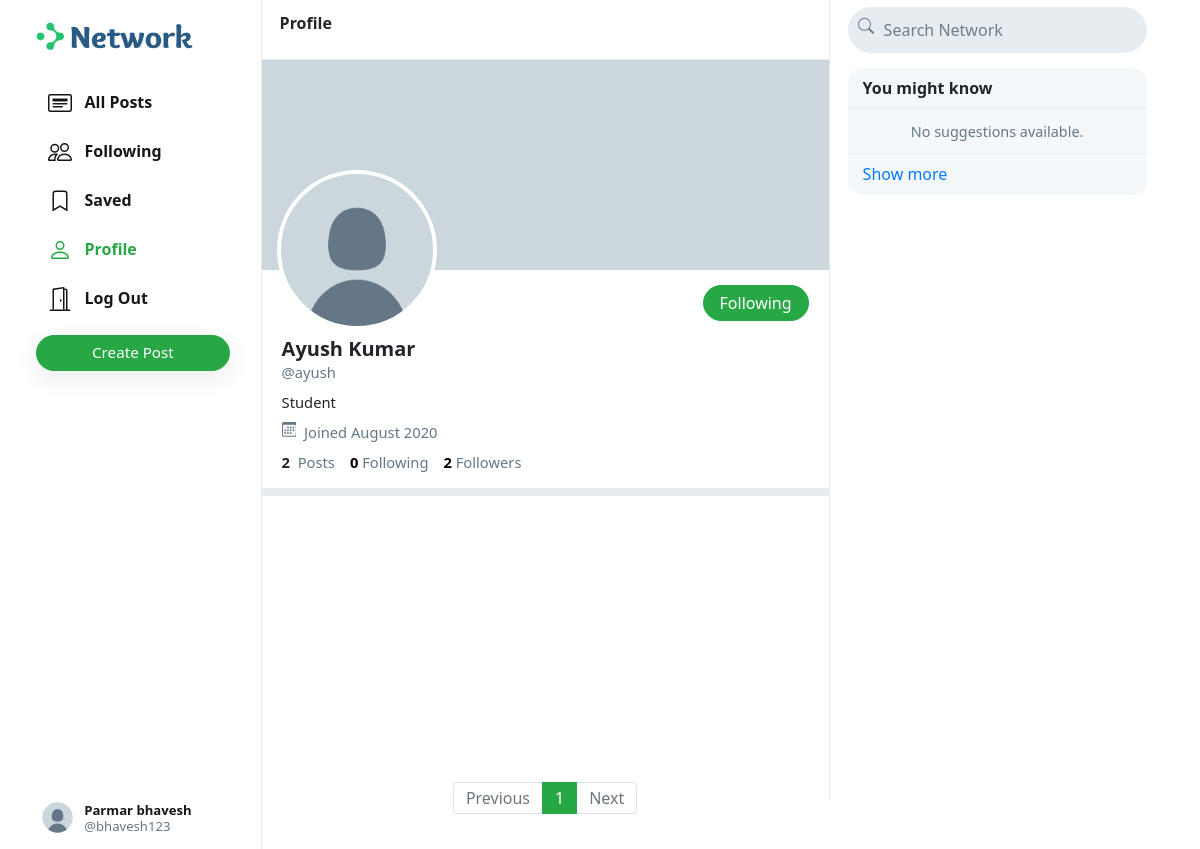
The app's page /ayush (signed in) with its own data.
### network/models.py (models this page shows, shortened)
class User(AbstractUser):
    profile_pic = models.ImageField(upload_to='profile_pic/')
    bio = models.TextField(max_length=160, blank=True, null=True)
    cover = models.ImageField(upload_to='covers/', blank=True)

### network/views.py (the view)
# urls.py: path("<str:username>", views.profile, name='profile'),
def profile(request, username):
    user = User.objects.get(username=username)
    all_posts = Post.objects.filter(creater=user).order_by('-date_created')
    paginator = Paginator(all_posts, 10)
    page_number = request.GET.get('page')
    if page_number == None:
        page_number = 1
    posts = paginator.get_page(page_number)
    followings = []
    suggestions = []
    follower = False
    if request.user.is_authenticated:
        followings = Follower.objects.filter(followers=request.user).values_list('user', flat=True)
        suggestions = User.objects.exclude(pk__in=followings).exclude(username=request.user.username).order_by("?")[:6]
        if request.user in Follower.objects.get(user=user).followers.all():
            follower = True
    follower_count = Follower.objects.get(user=user).followers.all().count()
    following_count = Follower.objects.filter(followers=user).count()
    return render(request, 'network/profile.html', {
        "username": user,
        "posts": posts,
        "posts_count": all_posts.count(),
        "suggestions": suggestions,
        "page": "profile",
        "is_follower": follower,
        "follower_count": follower_count,
        "following_count": following_count
    })

### network/templates/network/profile.html (shortened to what this page needs)
{% extends 'network/index.html' %} {% load static %} {% block profile %}
<div class="profile-view" data-user="{{username.username}}">
  <div class="cover-image" style="background-image: url(/media/{{username.cover}})"></div>
  <div class="profile-image" style="background-image: url(/media/{{username.profile_pic}})"></div>
  <div class="profile-details">
    <div>
      {% if user.username == username.username %}
      <button class="btn btn-outline-success float-right" id="edit-profile-btn">
        Edit Profile
      </button>
      {% elif is_follower %}
      <button
        class="btn btn-success float-right"
        onclick="unfollow_user(this,'{{username.username}}','edit_page')"
        id="following-btn">
        Following
      </button>
      {% endif %}
    </div>
    <div class="details-data">
      <h5>{{username.first_name}} {{username.last_name}}</h5>
      <div class="grey">@{{username.username}}</div>
      <div class="bio">{% if username.bio is not None %} {{username.bio}} {% endif %}</div>
      <div class="grey" style="padding: 8px 0px">
        &nbsp;Joined {{username.date_joined | date:"F Y"}}
      </div>
      <div>
        <strong> {{posts_count}} </strong>
        &nbsp;<span class="grey">Posts</span>
        <a href="<str:username/following/">
          <strong id="following__count">{{following_count | default:0}}</strong>&nbsp;<span
            class="grey"
            >Following</span
          >
        </a>
        <a href="#">
          <strong id="follower__count">{{follower_count | default:0}}</strong>&nbsp;<span
            class="grey"
            >Followers</span
          >
        </a>
      </div>
    </div>
  </div>
</div>
<div class="space"></div>
{% endblock %}

### network/templates/network/index.html (shortened to what this page needs)
{% extends "network/layout.html" %}
{% load static %}
{% block body %}
    <div class="main-div">
        <div class="left-div">
            <nav class="head heading">
                {% if page == 'all_posts' %}
                    All Posts
                {% elif page == 'following' %}
                    Following
                {% elif page == 'saved' %}
                    Saved
                {% elif page == 'profile' %}
                    Profile
                {% else %}
                    Explore
                {% endif %}
            </nav>
            <div class="left-div-content">
                <div class="posts-view">
                    {% block profile %}
                    {% endblock %}
                    <div class="main-div-content">
                        <nav aria-label="Page navigation example" class="pagination-bar">
                            <ul class="pagination justify-content-center">
                                {% if posts.has_previous %}
                                    <li class="page-item">
                                        <a class="page-link" href="?page={{ posts.previous_page_number | default:1}}" tabindex="-1" aria-disabled="true">Previous</a>
                                    </li>
                                {% else %}
                                    <li class="page-item disabled">
                                        <a class="page-link" href="" tabindex="-1" aria-disabled="true">Previous</a>
                                    </li>
                                {% endif %}
                                {% for each in posts.paginator.page_range %}
                                    {% if each == posts.number %}
                                        <li class="page-item active"><a class="page-link" href="?page={{each}}">{{each}}</a></li>
                                    {% else %}
                                        <li class="page-item"><a class="page-link" href="?page={{each}}">{{each}}</a></li>
                                    {% endif %}
                                {% endfor %}
                                {% if posts.has_next %}
                                    <li class="page-item">
                                        <a class="page-link" href="?page={{ posts.next_page_number }}">Next</a>
                                    </li>
                                {% else %}
                                    <li class="page-item disabled">
                                        <a class="page-link" href="">Next</a>
                                    </li>
                                {% endif %}
                            </ul>
                          </nav>
                    </div>
                </div>
            </div>
        </div>
    </div>
{% endblock %}

### network/templates/network/layout.html (shortened to what this page needs)
{% load static %}
<!DOCTYPE html>
<html lang="en">
    <head>
        <link rel="stylesheet" href="https://stackpath.bootstrapcdn.com/bootstrap/4.4.1/css/bootstrap.min.css">
        <link href="{% static 'network/styles.css' %}" rel="stylesheet">
    </head>
    <body>
        <div class="body" data-page="{{page}}">
            <div class="sidenav">
                <a href="{% url 'index' %}" class="navbar-brand">
                    <img src="{% static 'network/Images/logo.png' %}" height="31px">
                </a>
                <div style="height: 100%;">
                    <div>
                        <div>
                            <ul>
                                <li class="nav-item" id="all_posts">
                                <a href="{% url 'index' %}" class="nav-link">
                                    <div>
                                        &nbsp;&nbsp;All Posts
                                    </div>
                                </a>
                                </li>
                                {% if user.is_authenticated %}
                                    <li class="nav-item" id="following">
                                        <a href="{% url 'following' %}" class="nav-link">
                                            <div>
                                                &nbsp;&nbsp;Following
                                            </div>
                                        </a>
                                    </li>
                                    <li class="nav-item" id="saved">
                                        <a href="{% url 'saved' %}" class="nav-link">
                                            <div>
                                                <svg width="1.5em" height="1.5em" viewBox="0 0 16 16" class="bi bi-bookmark" fill="currentColor" xmlns="http://www.w3.org/2000/svg">
                                                    <path fill-rule="evenodd" d="M8 12l5 3V3a2 2 0 0 0-2-2H5a2 2 0 0 0-2 2v12l5-3zm-4 1.234l4-2.4 4 2.4V3a1 1 0 0 0-1-1H5a1 1 0 0 0-1 1v10.234z"/>
                                                  </svg>
                                                &nbsp;&nbsp;Saved
                                            </div>
                                        </a>
                                    </li>
                                    <li class="nav-item" id="profile">
                                        <a href="{% url 'profile' user.username %}" class="nav-link">
                                            <div>
                                                &nbsp;&nbsp;Profile
                                            </div>
                                        </a>
                                    </li>
                                    <li class="nav-item" id="logout">
                                        <a href="{% url 'logout' %}" class="nav-link">
                                            <div>
                                                &nbsp;&nbsp;Log Out
                                            </div>
                                        </a>
                                    </li>
                                {% endif %}
                            </ul>
                        </div>
                        {% if user.is_authenticated %}
                            <button id="popup-btn" class="btn btn-success new-post-btn" onclick="createpost()">Create Post</button>
                        {% endif %}
                    </div>
                    <div style="position: absolute; bottom: 10px;">
                        {% if user.is_authenticated %}
                            <li class="nav-item sidenav-user">
                                <a href="{% url 'profile' user.username %}" class="nav-link">
                                    <div class="user_account">
                                        <div class="small-profilepic" style="float: left; background-image: url(/media/{{user.profile_pic}})"></div>
                                        <div style="height: 2.7vw; margin: auto;">
                                            <div style="margin-top: 4px;"><strong>{{user.first_name}} {{user.last_name}}</strong></div>
                                            <div class="grey" style="margin-top: 4px;">@{{ user.username }}</div>
                                        </div>
                                    </div>
                                </a>
                            </li>
                        {% endif %}
                    </div>
                </div>
            </div>
            {% block body %}
            {% endblock %}
            <div class="right-div">
                <nav class="head">
                    <form action="#">
                        <div class="search-div">
                            <div>
                            </div>
                            <input type="text" name="query" id="search-box" placeholder="Search Network">
                        </div>
                    </form>
                </nav>
                <div class='right-div-content'>
                    <div class="space" style="background-color: white;"></div>
                    {% if user.is_authenticated %}
                        <div class="suggestion-box">
                            <div class="suggestion-header">
                                You might know
                            </div>
                            {% for suggestion in suggestions %}
                                <div class="suggestion-user">
                                    <div>
                                        <a href="{% url 'profile' suggestion.username %}">
                                            <div class="small-profilepic" style="background-image: url(/media/{{suggestion.profile_pic}})"></div>
                                        </a>
                                    </div>
                                    <div class="user-details">
                                        <a href="{% url 'profile' suggestion.username %}">
                                            <div id="user-name">
                                                <strong>
                                                    {{suggestion.first_name}} {{suggestion.last_name}}
                                                </strong>
                                            </div>
                                            <div class="grey">@{{suggestion.username}}</div>
                                        </a>
                                    </div>
                                    <div>
                                        <button class="btn btn-outline-success" type="button" onclick="follow_user(this,'{{suggestion.username}}','suggestion')">Follow</button>
                                    </div>
                                </div>
                            {% empty %}
                                    <div style="text-align: center; border-bottom: .5px solid #e6ecf0; padding: 10px 15px;">
                                        <span class="grey" style="font-size: .9em;">No suggestions available.</span>
                                    </div>
                            {% endfor %}
                            <div class="suggestion-footer">
                                <a href="#">Show more</a>
                            </div>
                        </div>
                    {% endif %}
                </div>
            </div>
        </div>
    </body>
</html>

### records on screen
User: profile_pic (placeholder picture), first_name "Parmar", last_name "bhavesh", username "bhavesh123"
User: profile_pic (placeholder picture), first_name "Ayush", last_name "Kumar", username "ayush", bio "Student", date_joined "August 2020"

### other values on screen
{{ posts_count }} "2"
{{ following_count | default:0 }} "0"
{{ follower_count | default:0 }} "2"
{{ each }} "1"
